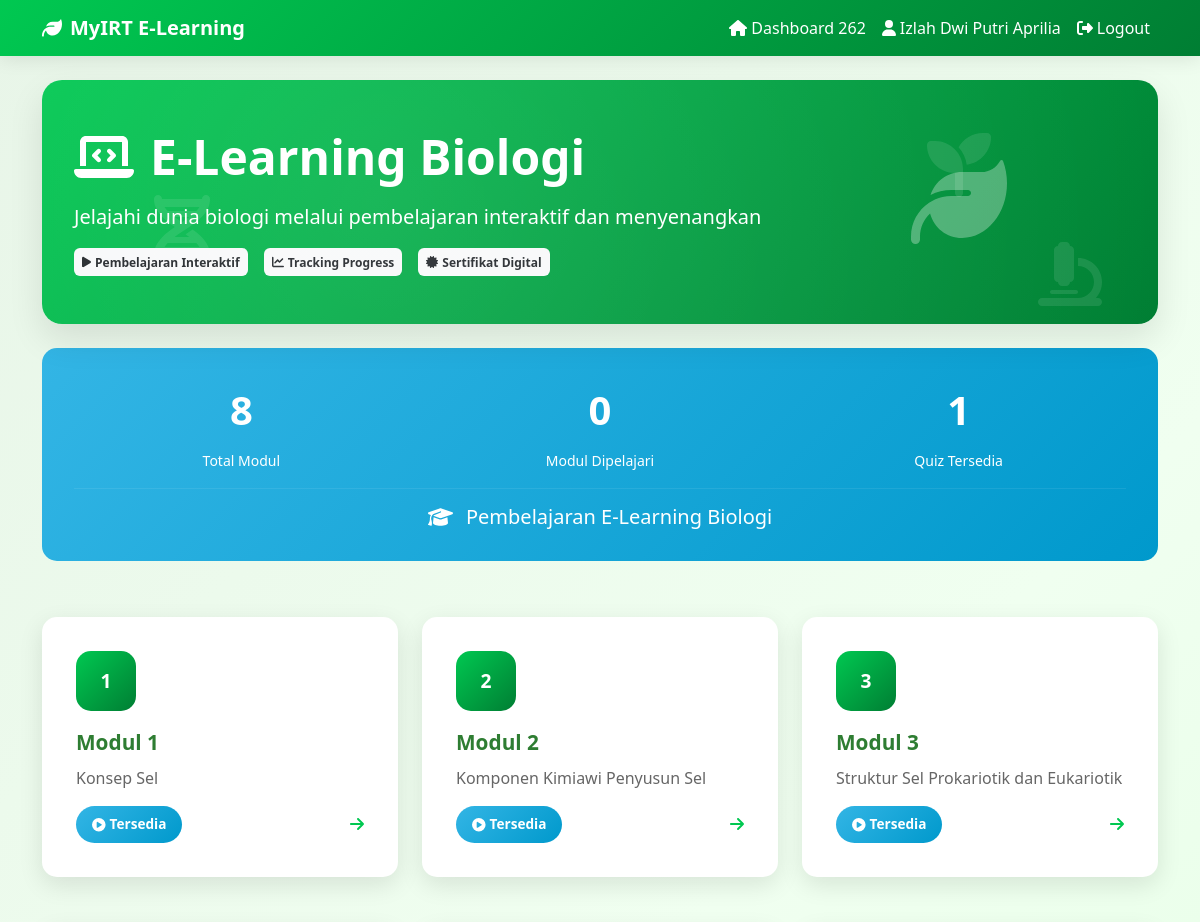
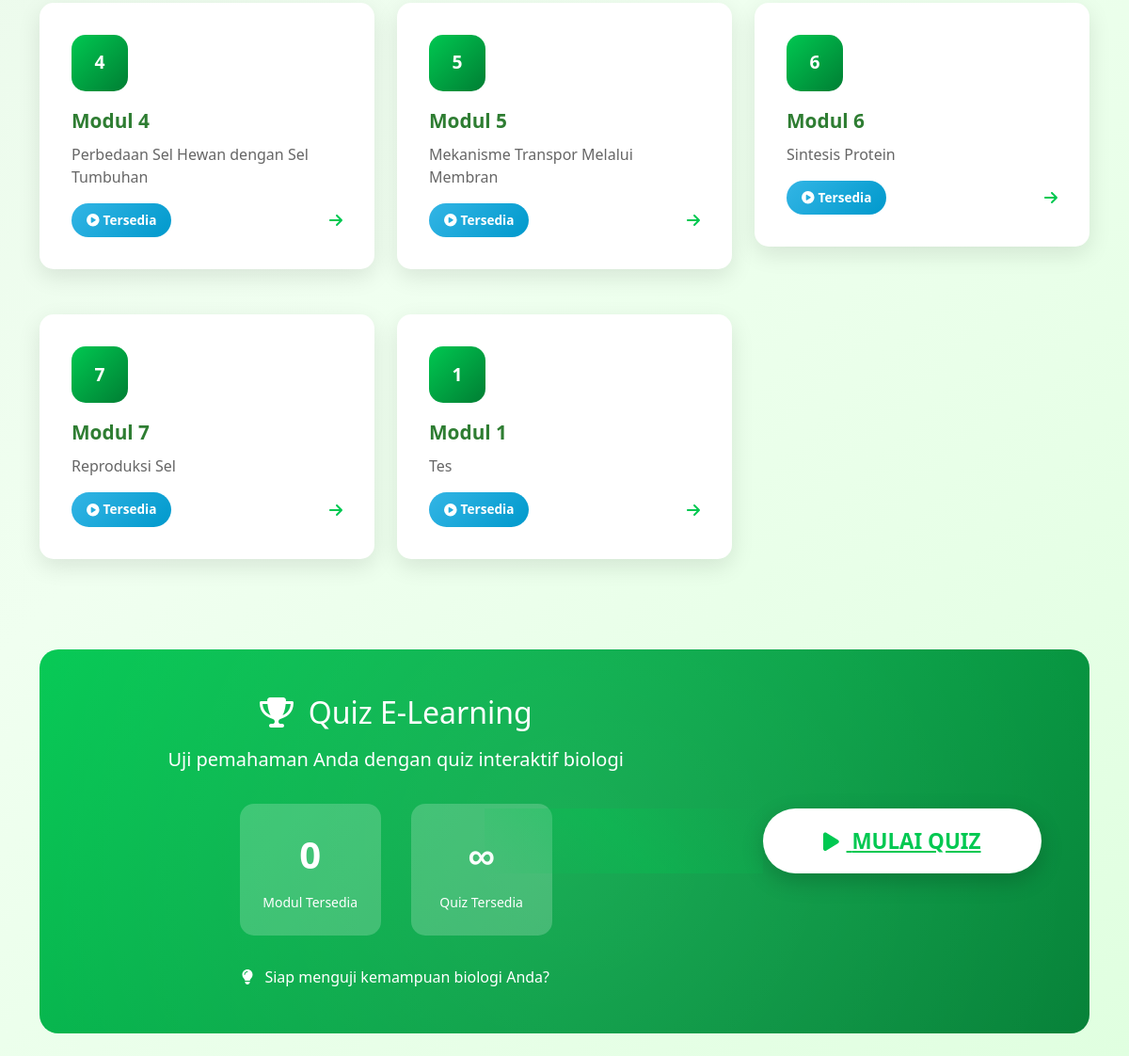
Screenshot of /student/index-e-learning.php (signed in) with the database file from the repository (2 pictures, top to bottom).
### tables this page shows
CREATE TABLE `module` (
  `id` int NOT NULL,
  `module_desc` varchar(255) NOT NULL,
  `sub_topic_id` int NOT NULL,
  `number` int NOT NULL,
  `module_level` enum('1','2','3') NOT NULL
);

### student/index-e-learning.php (the view, shortened to what this page needs)
<?php
include('../config/db.php');
$level_modul = [1, 2, 3];
?>
<!doctype html>
<html class="no-js" lang="en" dir="ltr">
<head>
    <link href="https://cdn.jsdelivr.net/npm/bootstrap@5.2.3/dist/css/bootstrap.min.css" rel="stylesheet">
</head>
<body>
    <nav class="navbar navbar-expand-lg" style="background: var(--elearning-primary); box-shadow: 0 2px 20px rgba(0,0,0,0.1);">
        <div class="container">
            <a class="navbar-brand text-white fw-bold" href="index.php">
                <i class="fas fa-leaf me-2"></i>MyIRT E-Learning
            </a>
            <div class="collapse navbar-collapse" id="navbarNav">
                <ul class="navbar-nav ms-auto">
                    <li class="nav-item">
                        <a class="nav-link text-white" href="index.php">
                            <i class="fas fa-home me-1"></i>Dashboard
                            <?php echo $_SESSION['student_id']; ?>
                        </a>
                    </li>
                    <li class="nav-item">
                        <a class="nav-link text-white" href="#">
                            <i class="fas fa-user me-1"></i><?php echo $_SESSION['name']; ?>
                        </a>
                    </li>
                    <li class="nav-item">
                        <a class="nav-link text-white" href="../sign-out.php">
                            <i class="fas fa-sign-out-alt me-1"></i>Logout
                        </a>
                    </li>
                </ul>
            </div>
        </div>
    </nav>
    <div class="container-fluid py-4">
        <div class="container">
            <div class="row mb-4">
                <div class="col-12">
                    <div class="elearning-card">
                        <div class="elearning-header">
                            <div class="floating-icons icon1">
                                <i class="fas fa-seedling"></i>
                            </div>
                            <div class="floating-icons icon2">
                                <i class="fas fa-dna"></i>
                            </div>
                            <div class="floating-icons icon3">
                                <i class="fas fa-microscope"></i>
                            </div>
                            <div class="row align-items-center">
                                <div class="col-lg-8">
                                    <h1 class="display-5 fw-bold mb-3">
                                        <i class="fas fa-laptop-code me-3"></i>E-Learning Biologi
                                    </h1>
                                    <p class="lead mb-3">Jelajahi dunia biologi melalui pembelajaran interaktif dan menyenangkan</p>
                                    <div class="d-flex flex-wrap gap-3">
                                        <span class="badge bg-light text-dark p-2">
                                            <i class="fas fa-play me-1"></i>Pembelajaran Interaktif
                                        </span>
                                        <span class="badge bg-light text-dark p-2">
                                            <i class="fas fa-chart-line me-1"></i>Tracking Progress
                                        </span>
                                        <span class="badge bg-light text-dark p-2">
                                            <i class="fas fa-certificate me-1"></i>Sertifikat Digital
                                        </span>
                                    </div>
                                </div>
                                <div class="col-lg-4 text-center">
                                    <i class="fas fa-leaf" style="font-size: 6rem; opacity: 0.3;"></i>
                                </div>
                            </div>
                        </div>
                    </div>
                </div>
            </div>
            <?php
            $sql_modules = "SELECT COUNT(*) as total FROM module";
            $query_modules = mysqli_query($conn, $sql_modules);
            $module_result = mysqli_fetch_assoc($query_modules);
            $total_modules = $module_result['total'] ?? 7;
            $sql_learned = "SELECT * FROM module_learned WHERE student_id = '{$_SESSION['student_id']}'";
            $query_learned = mysqli_query($conn, $sql_learned);
            $learned_module = mysqli_num_rows($query_learned);
            ?>
            <div class="row mb-4">
                <div class="col-12">
                    <div class="progress-section">
                        <div class="row text-center">
                            <div class="col-md-4">
                                <div class="stat-number"><?php echo $total_modules; ?></div>
                                <small>Total Modul</small>
                            </div>
                            <div class="col-md-4">
                                <div class="stat-number"><?php echo $learned_module; ?></div>
                                <small>Modul Dipelajari</small>
                            </div>
                            <div class="col-md-4">
                                <div class="stat-number">1</div>
                                <small>Quiz Tersedia</small>
                            </div>
                        </div>
                        <hr class="my-3" style="border-color: rgba(255,255,255,0.3);">
                        <div class="text-center">
                            <h5 class="mb-0">
                                <i class="fas fa-graduation-cap me-2"></i>
                                Pembelajaran E-Learning Biologi
                            </h5>
                        </div>
                    </div>
                </div>
            </div>
            <div class="row">
                <?php
                if (isset($level_modul)) {
                    $sql = "SELECT * FROM module";
                    $query = mysqli_query($conn, $sql);
                    $result = mysqli_fetch_all($query, MYSQLI_ASSOC);
                    $learned_modules = [];
                    foreach ($result as $key => $r) {
                        $is_completed = in_array($r['id'], $learned_modules);
                        $status_class = $is_completed ? 'status-completed' : 'status-available';
                        $status_text = $is_completed ? 'Selesai' : 'Tersedia';
                        $status_icon = $is_completed ? 'fas fa-check-circle' : 'fas fa-play-circle';
                ?>
                <div class="col-lg-4 col-md-6 mb-4">
                    <a href="module-e-learning.php?module=<?php echo $r['id']; ?>" class="text-decoration-none">
                        <div class="module-card">
                            <div class="module-number">
                                <?php echo $r['number']; ?>
                            </div>
                            <div class="module-title">
                                Modul <?php echo $r['number']; ?>
                            </div>
                            <div class="module-description">
                                <?php echo $r['module_desc']; ?>
                            </div>
                            <div class="d-flex justify-content-between align-items-center">
                                <span class="module-status <?php echo $status_class; ?>">
                                    <i class="<?php echo $status_icon; ?> me-1"></i>
                                    <?php echo $status_text; ?>
                                </span>
                                <div class="text-end">
                                    <i class="fas fa-arrow-right" style="color: #00C851;"></i>
                                </div>
                            </div>
                        </div>
                    </a>
                </div>
                <?php
                    }
                } ?>
            </div>
            <div class="row">
                <div class="col-12">
                    <div class="quiz-section">
                        <div class="row align-items-center">
                            <div class="col-lg-8">
                                <h2 class="mb-3">
                                    <i class="fas fa-trophy me-3"></i>Quiz E-Learning
                                </h2>
                                <p class="lead mb-3">
                                    Uji pemahaman Anda dengan quiz interaktif biologi
                                </p>
                                <div class="stats-row">
                                    <div class="stat-item">
                                        <span class="stat-number"><?php echo $learned_module; ?></span>
                                        <small>Modul Tersedia</small>
                                    </div>
                                    <div class="stat-item">
                                        <span class="stat-number">∞</span>
                                        <small>Quiz Tersedia</small>
                                    </div>
                                </div>
                                <p class="mb-0">
                                    <i class="fas fa-lightbulb me-2"></i>
                                    Siap menguji kemampuan biologi Anda?
                                </p>
                            </div>
                            <div class="col-lg-4 text-center">
                                <a href="quiz-e-learning.php" class="btn-quiz">
                                    <i class="fas fa-play me-2"></i>
                                    MULAI QUIZ
                                </a>
                            </div>
                        </div>
                    </div>
                </div>
            </div>
        </div>
    </div>
</body>
</html>

### student/index-e-learning.php (style rules this page uses)
:root { --elearning-primary: linear-gradient(135deg, #00C851 0%, #007E33 100%); --elearning-secondary: linear-gradient(135deg, #FF8800 0%, #FF6600 100%); --elearning-success: linear-gradient(135deg, #00bb2d 0%, #009688 100%); --elearning-info: linear-gradient(135deg, #33b5e5 0%, #0099cc 100%); --elearning-warning: linear-gradient(135deg, #ffbb33 0%, #ff8800 100%); --elearning-danger: linear-gradient(135deg, #ff4444 0%, #cc0000 100%); }
body { background: linear-gradient(135deg, #E8F5E8 0%, #F0FFF0 50%, #E0FFE0 100%); font-family: 'Segoe UI', Tahoma, Geneva, Verdana, sans-serif; min-height: 100vh; }
.elearning-card { border-radius: 20px; box-shadow: 0 15px 35px rgba(0,0,0,0.1); border: none; backdrop-filter: blur(10px); background: rgba(255, 255, 255, 0.95); overflow: hidden; }
.elearning-header { background: var(--elearning-primary); color: white; padding: 3rem 2rem; position: relative; overflow: hidden; }
.elearning-header::before { content: ''; position: absolute; top: -50%; right: -30%; width: 200%; height: 200%; background: radial-gradient(circle, rgba(255,255,255,0.1) 0%, transparent 70%); animation: elearningFloat 12s ease-in-out infinite; }
.module-card { background: white; border-radius: 15px; padding: 2rem; margin-bottom: 1.5rem; border: 2px solid transparent; transition: all 0.4s ease; position: relative; overflow: hidden; box-shadow: 0 8px 25px rgba(0,0,0,0.1); cursor: pointer; }
.module-card::before { content: ''; position: absolute; left: 0; top: 0; height: 100%; width: 6px; background: var(--elearning-primary); transform: scaleY(0); transition: transform 0.4s ease; }
.module-number { background: var(--elearning-primary); color: white; width: 60px; height: 60px; border-radius: 15px; display: flex; align-items: center; justify-content: center; font-weight: bold; font-size: 1.2rem; margin-bottom: 1rem; position: relative; }
.module-number::after { content: ''; position: absolute; width: 100%; height: 100%; border-radius: 15px; background: var(--elearning-secondary); opacity: 0; transform: scale(0); animation: moduleGlow 3s ease-in-out infinite; }
.module-title { font-size: 1.3rem; font-weight: bold; color: #2E7D32; margin-bottom: 0.5rem; }
.module-description { color: #666; font-size: 1rem; line-height: 1.5; margin-bottom: 1rem; }
.module-status { padding: 0.5rem 1rem; border-radius: 25px; font-weight: 600; font-size: 0.85rem; display: inline-flex; align-items: center; }
.status-available { background: var(--elearning-info); color: white; }
.progress-section { background: var(--elearning-info); color: white; padding: 2rem; border-radius: 15px; margin-bottom: 2rem; }
.quiz-section { background: var(--elearning-primary); border-radius: 20px; padding: 3rem 2rem; text-align: center; margin-top: 3rem; color: white; position: relative; overflow: hidden; }
.quiz-section::before { content: ''; position: absolute; top: -50%; left: -50%; width: 200%; height: 200%; background: radial-gradient(circle, rgba(255,255,255,0.1) 0%, transparent 70%); animation: quizPulse 4s ease-in-out infinite; }
.btn-quiz { background: white; color: #00C851; border: none; padding: 1.2rem 4rem; font-size: 1.4rem; font-weight: bold; border-radius: 50px; transition: all 0.4s ease; box-shadow: 0 8px 25px rgba(0,0,0,0.2); position: relative; overflow: hidden; }
.btn-quiz::before { content: ''; position: absolute; top: 0; left: -100%; width: 100%; height: 100%; background: linear-gradient(45deg, transparent, rgba(0,200,81,0.3), transparent); transition: left 0.5s ease; }
.stats-row { display: flex; gap: 2rem; justify-content: center; flex-wrap: wrap; margin: 2rem 0; }
.stat-item { background: rgba(255,255,255,0.2); border-radius: 15px; padding: 1.5rem; min-width: 150px; text-align: center; }
.stat-number { font-size: 2.5rem; font-weight: bold; display: block; margin-bottom: 0.5rem; }
.floating-icons { position: absolute; font-size: 4rem; opacity: 0.1; animation: floatIcons 6s ease-in-out infinite; }
.floating-icons.icon1 { top: 15%; right: 15%; animation-delay: 0s; }
.floating-icons.icon2 { bottom: 20%; left: 10%; animation-delay: 2s; }
.floating-icons.icon3 { top: 60%; right: 5%; animation-delay: 4s; }

### rows the page displays
module: number "1", module_desc "Konsep Sel", id "Tersedia"
module: number "2", module_desc "Komponen Kimiawi Penyusun Sel", id "Tersedia"
module: number "3", module_desc "Struktur Sel Prokariotik dan Eukariotik", id "Tersedia"
module: number "4", module_desc "Perbedaan Sel Hewan dengan Sel Tumbuhan", id "Tersedia"
module: number "5", module_desc "Mekanisme Transpor Melalui Membran", id "Tersedia"
module: number "6", module_desc "Sintesis Protein", id "Tersedia"
module: number "7", module_desc "Reproduksi Sel", id "Tersedia"
module: number "1", module_desc "Tes", id "Tersedia"

### other values shown
$_SESSION['student_id'] "262"
$_SESSION['name'] "Izlah Dwi Putri Aprilia"
$total_modules "8"
$learned_module "0"
